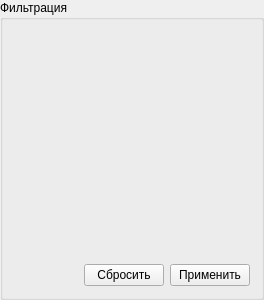
<?xml version="1.0" encoding="UTF-8"?>
<ui version="4.0">
 <class>GroupBox</class>
 <widget class="QGroupBox" name="GroupBox">
  <property name="geometry">
   <rect>
    <x>0</x>
    <y>0</y>
    <width>264</width>
    <height>300</height>
   </rect>
  </property>
  <property name="windowTitle">
   <string>GroupBox</string>
  </property>
  <property name="title">
   <string>Фильтрация</string>
  </property>
  <layout class="QVBoxLayout" name="verticalLayout">
   <item>
    <layout class="QFormLayout" name="formLayout"/>
   </item>
   <item>
    <spacer name="verticalSpacer">
     <property name="orientation">
      <enum>Qt::Vertical</enum>
     </property>
     <property name="sizeHint" stdset="0">
      <size>
       <width>20</width>
       <height>40</height>
      </size>
     </property>
    </spacer>
   </item>
   <item>
    <layout class="QHBoxLayout" name="horizontalLayout">
     <item>
      <spacer name="horizontalSpacer">
       <property name="orientation">
        <enum>Qt::Horizontal</enum>
       </property>
       <property name="sizeHint" stdset="0">
        <size>
         <width>40</width>
         <height>20</height>
        </size>
       </property>
      </spacer>
     </item>
     <item>
      <widget class="QPushButton" name="resetButton">
       <property name="text">
        <string>Сбросить</string>
       </property>
      </widget>
     </item>
     <item>
      <widget class="QPushButton" name="applyButton">
       <property name="text">
        <string>Применить</string>
       </property>
      </widget>
     </item>
    </layout>
   </item>
  </layout>
 </widget>
 <resources/>
 <connections/>
</ui>
